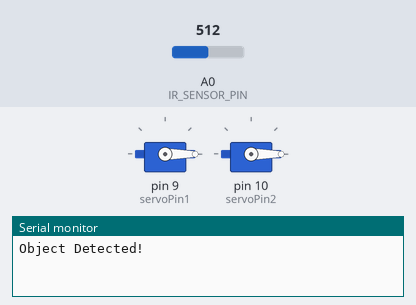
A sketch run on a simulated Arduino Uno, built with avr-gcc and run on an emulated ATmega328P. Shown: 2 × servo, the last lines printed to the serial monitor. The inputs (shaded band) are chosen by the test bench; at power-on: A0 (IR_SENSOR_PIN) = 512.

Above: at 1.2 s.
1.3 s: A0 (IR_SENSOR_PIN) set to 487
At 4.15 s:
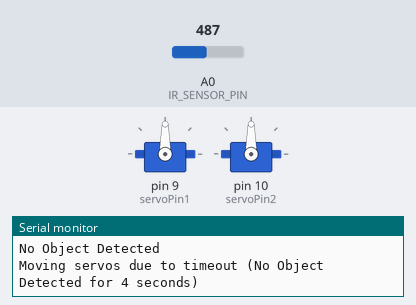
4.3 s: A0 (IR_SENSOR_PIN) set to 510
At 4.7 s:
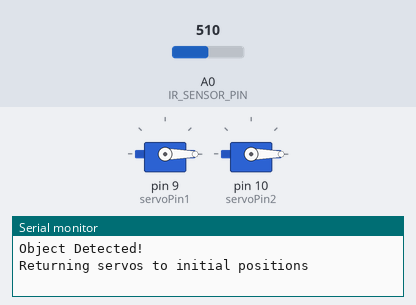
5.8 s: A0 (IR_SENSOR_PIN) set to 490
At 8.7 s:
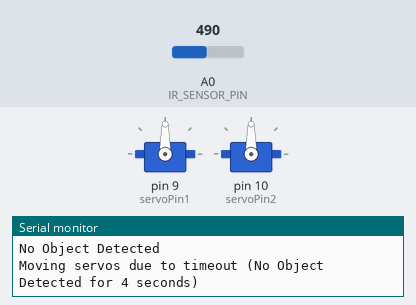
8.8 s: A0 (IR_SENSOR_PIN) set to 511
At 9.5 s:
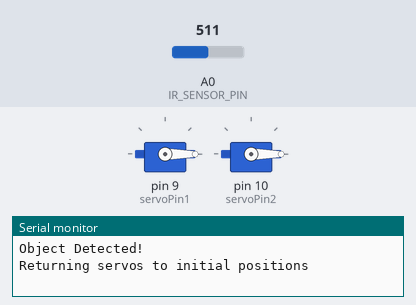
Timing chart, 0 to 11.3 s (numbered marks = the images above; inputs shaded):
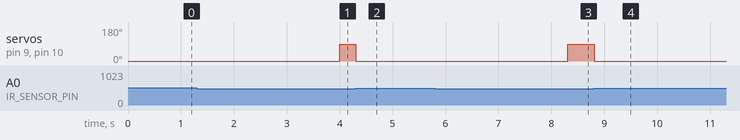

The sketch:

arduino_stepper.ino
```cpp
#include <Servo.h>

// Create servo objects
Servo servoMotor1;
Servo servoMotor2;

// Define the IR sensor pin
const int IR_SENSOR_PIN = A0;  // Analog pin A0 for IR sensor input

// Define the servo motor pins
const int servoPin1 = 9;  // PWM pin 9 for servo control (Servo 1)
const int servoPin2 = 10; // PWM pin 10 for servo control (Servo 2)

// Variables to track object detection and servo positions
bool wasObjectDetected = false;
int servoPosition1 = 0;  // Initial position for Servo 1 (0 degrees)
int servoPosition2 = 0;  // Initial position for Servo 2 (0 degrees)

// Variables for tracking time and servo states
unsigned long lastObjectDetectedTime = 0;  // Time when object was last detected
const unsigned long detectionTimeout = 4000;  // Timeout period in milliseconds (4 seconds)
bool servoMoved = false;  // Flag to track if servo was moved

void setup() {
  // Start serial communication at 9600 baud rate
  Serial.begin(9600);

  // Attach the servo motors to the pins
  servoMotor1.attach(servoPin1);
  servoMotor2.attach(servoPin2);

  // Set up the IR sensor pin as an input
  pinMode(IR_SENSOR_PIN, INPUT);

  // Initialize servo motor positions to 0 degrees
  servoMotor1.write(servoPosition1);
  servoMotor2.write(servoPosition2);
}

void loop() {
  // Read the analog value from the IR sensor
  int sensorValue = analogRead(IR_SENSOR_PIN);

  // Determine if an object is detected based on the sensor reading
  bool isObjectDetected = (sensorValue > 500);  // Adjust threshold as needed

  // Check if object detection state has changed
  if (isObjectDetected != wasObjectDetected) {
    // Print detection status to Serial Monitor
    if (isObjectDetected) {
      Serial.println("Object Detected!");
      // Reset the timer when an object is detected
      lastObjectDetectedTime = millis();

      // If servos were previously moved, return them to initial positions
      if (servoMoved) {
        servoPosition1 = 0;
        servoPosition2 = 0;
        servoMotor1.write(servoPosition1);
        servoMotor2.write(servoPosition2);
        Serial.println("Returning servos to initial positions");
        servoMoved = false;  // Reset servo moved flag
      }
    } else {
      Serial.println("No Object Detected");
    }

    // Update previous detection state
    wasObjectDetected = isObjectDetected;
  }

  // Check for continuous timeout (No object detected for the entire timeout period)
  if (!isObjectDetected && (millis() - lastObjectDetectedTime >= detectionTimeout) && !servoMoved) {
    // Move the servo motors to new positions (e.g., 90 degrees)
    servoPosition1 = 90;
    servoPosition2 = 90;
    servoMotor1.write(servoPosition1);
    servoMotor2.write(servoPosition2);

    // Print a message indicating servo movement
    Serial.println("Moving servos due to timeout (No Object Detected for 4 seconds)");

    // Set servo moved flag to true
    servoMoved = true;
  }

  // Add a delay to control the rate of sensor readings (optional)
  delay(100);  // Adjust delay as needed
}
```

Measured:
- the behaviour switches between 501 and 500 on A0 (IR_SENSOR_PIN) (found by bisection; images 0 and 1)
- after the input at 1.3 s, servo on pin 9 (servoPin1), servo on pin 10 (servoPin2): 0° → 90° after 2.7 s
- after the input at 4.3 s, servo on pin 9 (servoPin1), servo on pin 10 (servoPin2): 90° → 0° at once
- after the input at 5.8 s, servo on pin 9 (servoPin1), servo on pin 10 (servoPin2): 0° → 90° after 2.5 s
- after the input at 8.8 s, servo on pin 9 (servoPin1), servo on pin 10 (servoPin2): 90° → 0° at once
